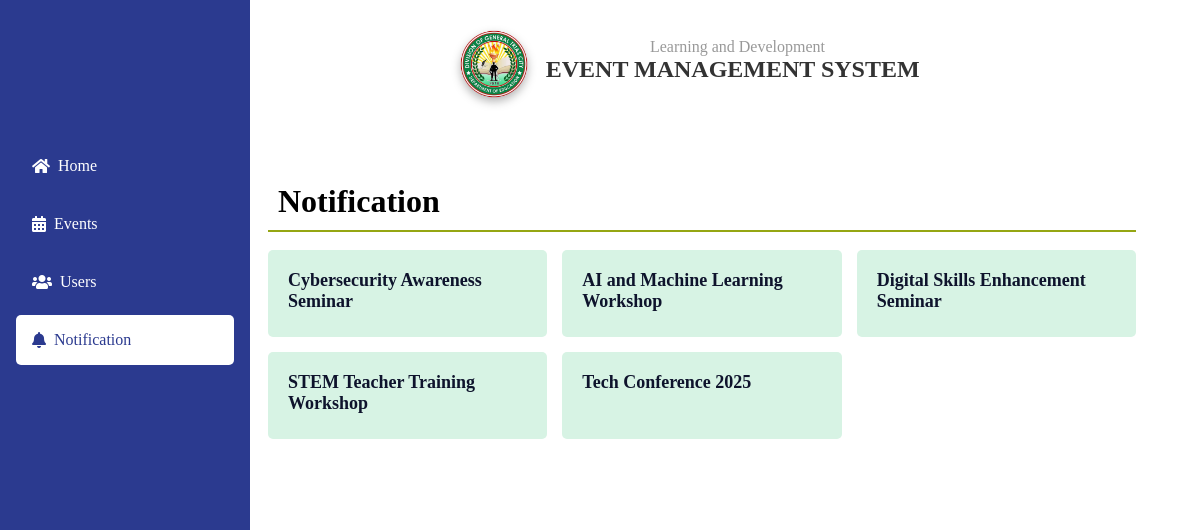
/admin-notif.php, run on the app's committed database.
### tables this page shows
CREATE TABLE `events` (
  `id` int(11) NOT NULL,
  `title` varchar(255) NOT NULL,
  `event_specification` enum('Training','Activity') NOT NULL,
  `delivery` enum('F2F','Online','Hybrid/Blended') NOT NULL,
  `venue` varchar(255) NOT NULL,
  `start_datetime` datetime NOT NULL,
  `end_datetime` datetime NOT NULL,
  `organizer_name` varchar(255) NOT NULL,
  `created_at` timestamp NOT NULL DEFAULT current_timestamp(),
  `updated_at` timestamp NOT NULL DEFAULT current_timestamp() ON UPDATE current_timestamp(),
  `archived` tinyint(1) NOT NULL DEFAULT 0
);

### admin-notif.php (the view, shortened to what this page needs)
<?php
require_once 'config.php';
$sql = "SELECT id, title, start_datetime, end_datetime, venue FROM events ORDER BY start_datetime DESC";
$result = $conn->query($sql);
?>
<!DOCTYPE html>
<html>
<head>
	<link href="https://cdnjs.cloudflare.com/ajax/libs/font-awesome/5.15.3/css/all.min.css" rel="stylesheet">
</head>
<body>
<div class="container">
        <div class="sidebar">
            <div class="menu">
                <a href="admin-dashboard.php"><i class="fas fa-home"></i>Home</a>
                <a href="admin-events.php"><i class="fas fa-calendar-alt"></i>Events</a>
                <a href="admin-users.php"><i class="fas fa-users"></i>Users</a>
                <a href="admin-notif.php" class="active"><i class="fas fa-bell"></i>Notification</a>
            </div>
        </div>
    <div class="content">
    	<div class="content-header">
	    	<img src="styles/photos/DO-LOGO.png" width="70px" height="70px">
	    	<p>Learning and Development</p>
	    	<h1>EVENT MANAGEMENT SYSTEM</h1>
    	</div><br><br><br><br><br>
    	<div class="content-body">
	    	<h1>Notification</h1>
	    	<hr><br>
            <div class="content-area">
                <div class="events-section">
                    <?php
                    if ($result->num_rows > 0) {
                        while ($row = $result->fetch_assoc()) {
                            echo '<div class="event">';
                            echo '<a class="events-btn" href="javascript:void(0);" onclick="showModal(' . htmlspecialchars(json_encode($row), ENT_QUOTES, 'UTF-8') . ')">';
                            echo '<div class="event-content">';
                            echo '<h3>' . htmlspecialchars($row["title"]) . '</h3>';
                            echo '</div></a>';
                            echo '</div>';
                        }
                    } else {
                        echo "<p>No events found.</p>";
                    }
                    ?>
                </div>
            </div>
        </div>
    </div>
</div>
</body>
</html>

### admin-notif.php (style rules this page uses)
* { margin: 0; padding: 0; box-sizing: border-box; font-family: Arial, sans-serif; }
body, html { height: 100%; }
.sidebar { position: fixed; width: 250px; height: 100vh; background-color: #2b3a8f; color: #ffffff; padding: 2rem 1rem; display: flex; flex-direction: column; justify-content: space-between; }
hr { border: 1px solid white; }
.sidebar .menu { margin-top: 50%; display: flex; flex-direction: column; margin-bottom: 18rem; }
.sidebar .menu a { color: #ffffff; text-decoration: none; padding: 1rem; display: flex; align-items: center; font-size: 1rem; border-radius: 5px; transition: background 0.3s; font-family: Tilt Warp Regular; margin-bottom: .5rem; }
.sidebar .menu a:hover, .sidebar .menu a.active { background-color: white; color: #2b3a8f; }
.sidebar .menu a i { margin-right: 0.5rem; }
.content { flex: 1; background-color: #ffffff; padding: 4rem; margin-left: 17%; }
.content-header h1 { font-size: 1.5rem; color: #333333; font-family: Wensley Demo; margin-left: 32%; }
.content-header p { color: #999; font-size: 1rem; margin-top: -3%; font-family: LT Cushion Light; margin-left: 44%; }
.content-header img { float: left; margin-left: 22%; margin-top: -1%; filter: drop-shadow(0px 4px 5px rgba(0, 0, 0, 0.3)); }
.content-body h1 { font-family: Montserrat ExtraBold; font-size: 2rem; padding: 10px; color: ##12753E; }
.content-body hr { border: 1px solid #95A613; }
.content-area { display: flex; flex-direction: column; }
.events-section { display: grid; grid-template-columns: repeat(3, 1fr); gap: 15px; flex: 1; }
.event { background-color: #d7f3e4; border-radius: 5px; padding: 20px; position: relative; transition: transform 0.2s; height: 100%; }
.event-content h3 { font-size: 18px; margin-bottom: 5px; font-family: Montserrat; color:rgb(14, 19, 44); }
.events-btn { text-decoration: none; color: black; display: block; height: 100%; }

### data on the page
events: title "Cybersecurity Awareness Seminar"
events: title "AI and Machine Learning Workshop"
events: title "Digital Skills Enhancement Seminar"
events: title "STEM Teacher Training Workshop"
events: title "Tech Conference 2025"
